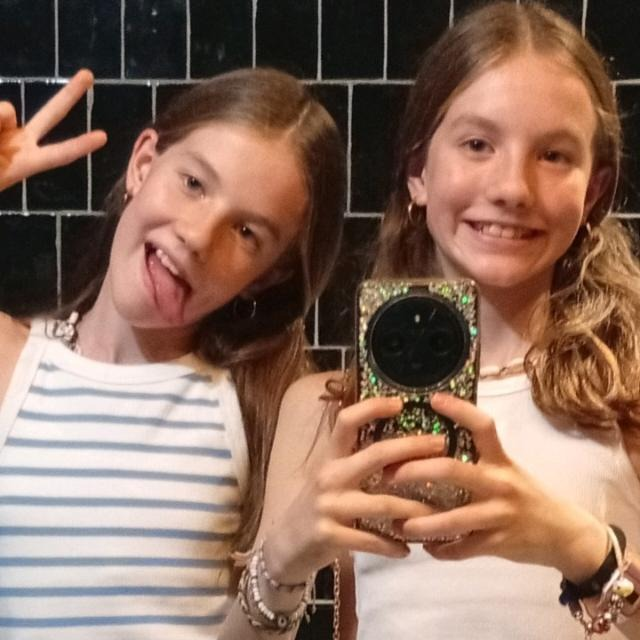
#> input picture package/usr/share/aio-debian-gui/adri-y-lu.jpg, 640 x 640 px, given in place of icon-original-512.png, which was not available
$ python recolor-icon.py
#> lines starting #> are read from the running program, lines starting #| are printed output that depends on the picture; after the words box and inside, x2 and y2 are one past the last pixel; in counts of white or black regions, pixels touching at a corner belong together
#!/usr/bin/env python3
"""Regenera los iconos de package/usr/share/icons cambiando el color de fondo.

Parte de assets/icon-original-512.png (fondo azul) y gira el tono de los píxeles azules
saturados (fondo y mango del destornillador); el remolino blanco y las herramientas
plateadas no cambian. Requiere: python3-pil y python3-numpy.

Uso: scripts/recolor-icon.py [TONO] [--testing]
  TONO en grados (0-360). Por defecto 145 (verde).
  --testing guarda los recursos del paquete Testing sin modificar el icono estable.
  Ejemplos: 145 verde · 28 naranja · 275 violeta · 350 rojo · 205 = azul original
"""
import argparse
from pathlib import Path

import numpy as np
from PIL import Image

RAIZ = Path(__file__).resolve().parent.parent
ORIGEN = RAIZ / "assets" / "icon-original-512.png"
DESTINO = RAIZ / "package" / "usr/share/icons/hicolor"
TAMANOS = (48, 64, 128, 256, 512)
NOMBRE = "aio-debian-gui.png"


def recolorear(img, tono):
#> called with tono = 145
    a = np.asarray(img.convert("RGBA")).astype(np.float32) / 255.0
    rgb, alfa = a[..., :3], a[..., 3]
#> alfa: shape (640, 640) float32; every value is 1
    r, g, b = rgb[..., 0], rgb[..., 1], rgb[..., 2]
    mx, mn = rgb.max(-1), rgb.min(-1)
    d = mx - mn
    s = np.where(mx > 0, d / np.maximum(mx, 1e-6), 0)
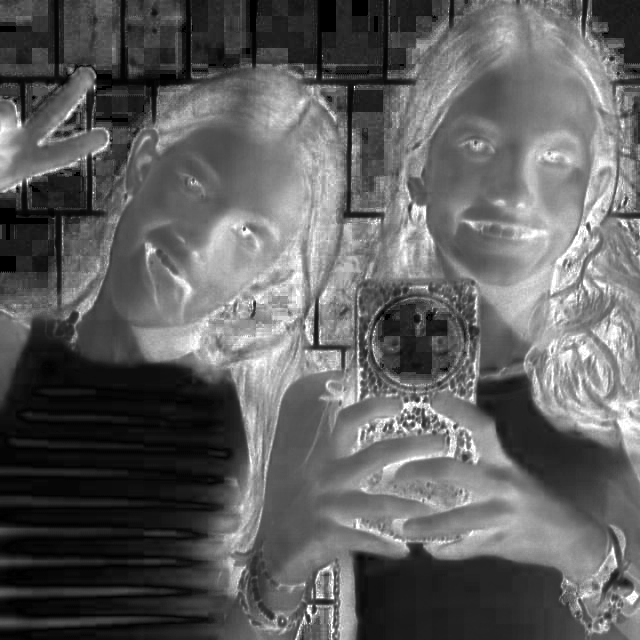
#> s: shape (640, 640) float32; min 0, max 1, mean 0.376
    seguro = np.maximum(d, 1e-6)
    h = np.where(
        r == mx, (mx - b) / seguro - (mx - g) / seguro,
        np.where(g == mx, 2.0 + (mx - r) / seguro - (mx - b) / seguro,
                 4.0 + (mx - g) / seguro - (mx - r) / seguro),
    )
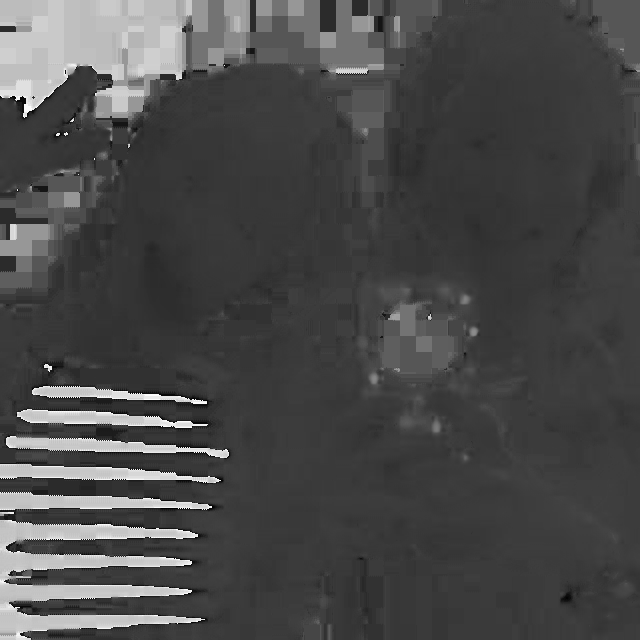
#> h: shape (640, 640) float32; min -1, max 4.91, mean 0.714; drawn with min black and max white
    h = np.where(d > 1e-6, (h / 6.0) % 1.0, 0)

    azul = (h > 0.50) & (h < 0.72)
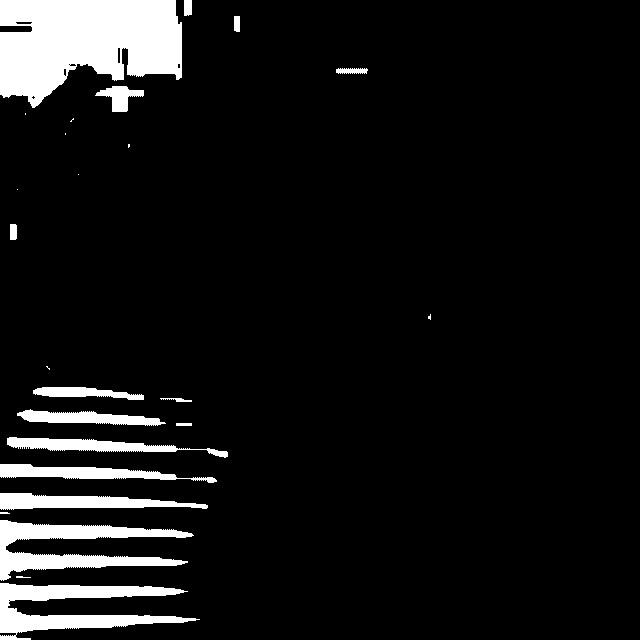
#> azul: shape (640, 640) bool; 8.1% white; 25 white regions (9 under 20 px), largest, box (x1, y1, x2, y2) and area: (0, 0, 182, 108) 14331, (0, 583, 200, 640) 4829, (0, 520, 194, 581) 4736
    peso = np.clip((s - 0.25) / 0.25, 0, 1) * azul     # blancos y grises: peso 0

    nh = np.where(peso > 0, tono / 360.0, h)
    i = np.floor(nh * 6).astype(int) % 6
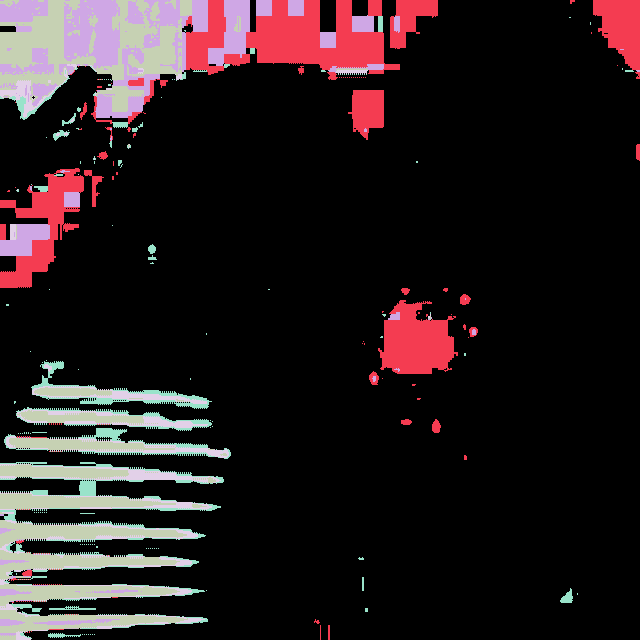
#> i: shape (640, 640) int64; 6 distinct labels, from 0 to 5; one colour per label, 0 black
    f = nh * 6 - np.floor(nh * 6)
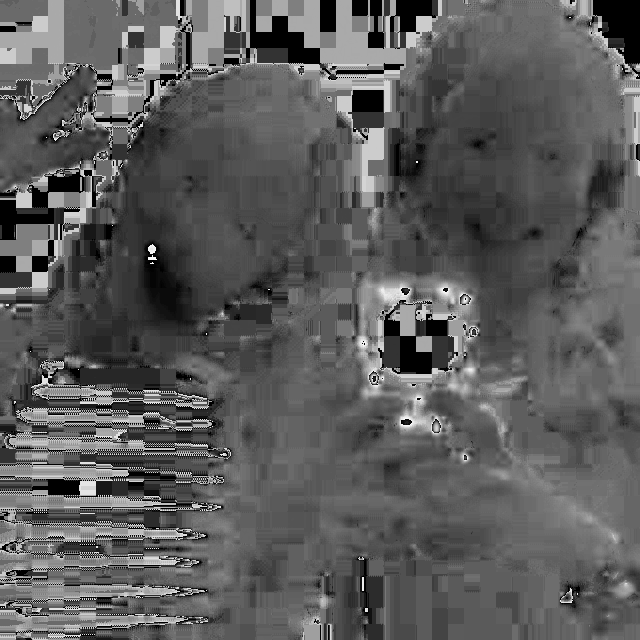
#> f: shape (640, 640) float32; min 0, max 0.988, mean 0.36
    p, q, t = mx * (1 - s), mx * (1 - f * s), mx * (1 - (1 - f) * s)
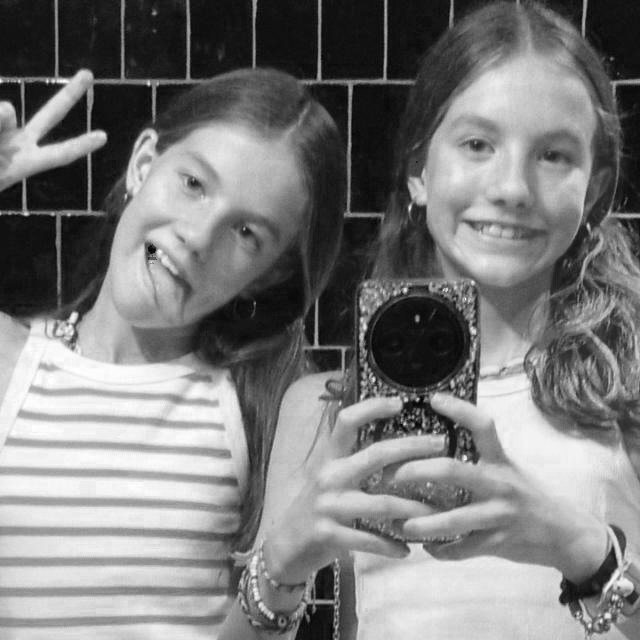
#> q: shape (640, 640) float32; min 0.00392, max 1, mean 0.488
    c = [i == k for k in range(6)]
#> c = 6 items
    nuevo = np.stack([
        np.select(c, [mx, q, p, p, t, mx]),
        np.select(c, [t, mx, mx, q, p, p]),
        np.select(c, [p, p, t, mx, mx, q]),
    ], -1)
    salida = rgb * (1 - peso[..., None]) + nuevo * peso[..., None]
    res = np.dstack([salida, alfa])
    return Image.fromarray((res * 255 + 0.5).astype(np.uint8), "RGBA")


def main():
    parser = argparse.ArgumentParser(description=__doc__)
    parser.add_argument("tono", nargs="?", type=float)
    parser.add_argument("--testing", action="store_true")
    args = parser.parse_args()
    tono = args.tono if args.tono is not None else (205 if args.testing else 145)
    base = recolorear(Image.open(ORIGEN), tono)
    destino = RAIZ / "assets" / "testing-icons" if args.testing else DESTINO
    nombre = "aio-debian-gui-testing.png" if args.testing else NOMBRE
    for t in TAMANOS:
        ruta = destino / f"{t}x{t}" / "apps" / nombre
        ruta.parent.mkdir(parents=True, exist_ok=True)
        img = base if t == 512 else base.resize((t, t), Image.LANCZOS)
        img.save(ruta, optimize=True)
        print("escrito", ruta.relative_to(RAIZ))
#> this loop made 5 passes
#> pass 3, in main, `img = base if t == 512 else base.resize((t, t), Image.LANCZOS)`:
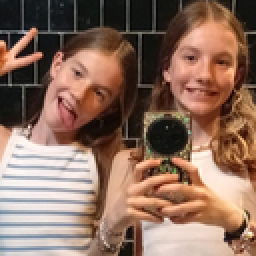
#> img: PIL image 128x128 RGBA (shown 2 times larger); mean R, G, B, A 139.7, 109.5, 94.1, 255


if __name__ == "__main__":
    main()
